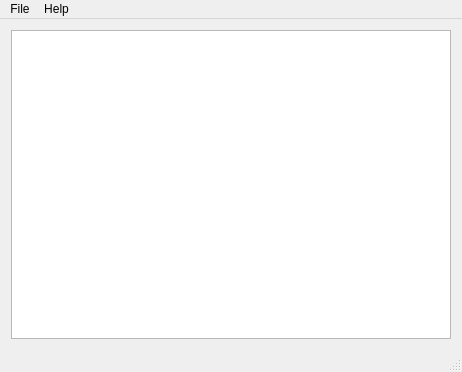
<?xml version="1.0" encoding="UTF-8"?>
<ui version="4.0">
 <class>MainWindow</class>
 <widget class="QMainWindow" name="MainWindow">
  <property name="geometry">
   <rect>
    <x>0</x>
    <y>0</y>
    <width>462</width>
    <height>372</height>
   </rect>
  </property>
  <property name="windowTitle">
   <string>Espruino Local Host</string>
  </property>
  <property name="windowIcon">
   <iconset>
    <normaloff>resources/icon.png</normaloff>resources/icon.png</iconset>
  </property>
  <widget class="QWidget" name="centralWidget">
   <layout class="QVBoxLayout" name="verticalLayout">
    <item>
     <widget class="QTextBrowser" name="logView"/>
    </item>
   </layout>
  </widget>
  <widget class="QMenuBar" name="menuBar">
   <property name="geometry">
    <rect>
     <x>0</x>
     <y>0</y>
     <width>462</width>
     <height>22</height>
    </rect>
   </property>
   <widget class="QMenu" name="menuFile">
    <property name="title">
     <string>File</string>
    </property>
    <addaction name="actionQuit"/>
   </widget>
   <widget class="QMenu" name="menuHelp">
    <property name="title">
     <string>Help</string>
    </property>
    <addaction name="actionAbout"/>
   </widget>
   <addaction name="menuFile"/>
   <addaction name="menuHelp"/>
  </widget>
  <widget class="QStatusBar" name="statusBar"/>
  <action name="actionQuit">
   <property name="text">
    <string>Quit</string>
   </property>
  </action>
  <action name="actionAbout">
   <property name="text">
    <string>About...</string>
   </property>
  </action>
 </widget>
 <layoutdefault spacing="6" margin="11"/>
 <resources/>
 <connections/>
</ui>
